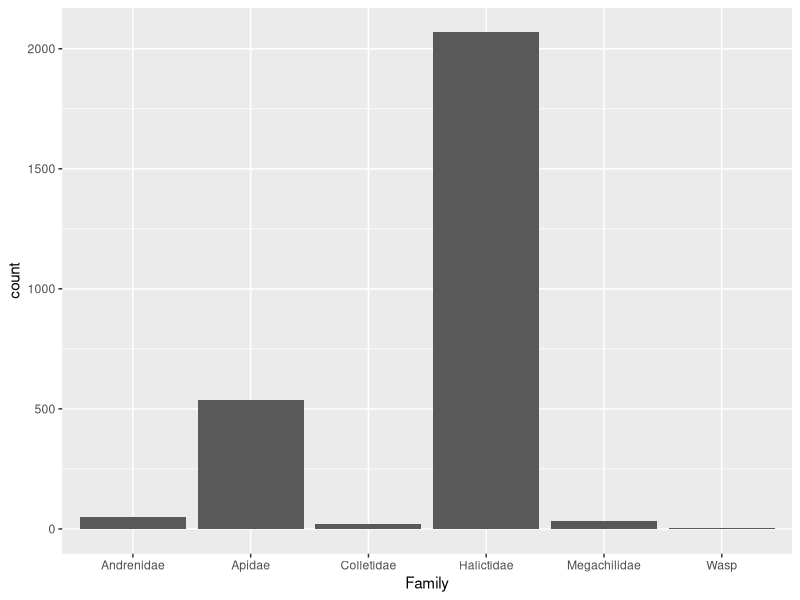
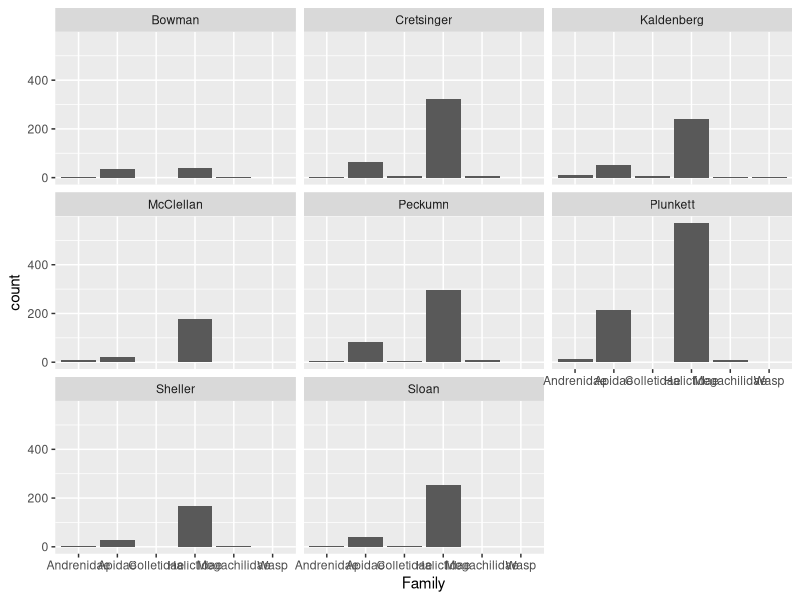
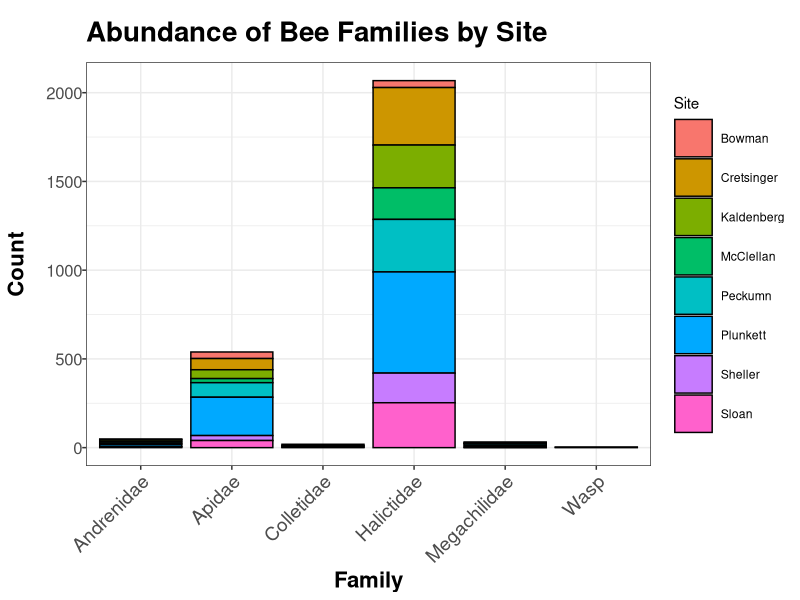

The R source for these figures, in order: (Note: this script raises an error after producing the figures.)
##############################################
################### BEES #####################
##############################################

#Set working directory; depends on which computer
#Personal:
setwd("~/ISU/Project/Data/Bees")
#Lab:
setwd("C:/Users/mmackert/Box Sync/Project/Data/Bees")

#Load libraries
library(ggplot2)

#Read in the data
beefamilies <- read.csv("2016 Bee IDs.csv")

#Create a table to visualize the data
table(beefamilies$Family)

#Determine proportions of each family compared to the total
proportions <- table(beefamilies$Family)/sum(table(beefamilies$Family))

#Create bar graph of family count data
ggplot(beefamilies, aes(x = Family)) + 
  geom_bar()

#Plot the count data by site using facet wrap
ggplot(beefamilies, aes(x = Family)) + 
  geom_bar() + 
  facet_wrap( ~ Site)

#Create bar graph of family count data with bars broken up by site
#This one is the best
#OMG SO COOL
ggplot(beefamilies, aes(x = Family, fill = Site)) + 
  geom_bar(color = "black") +
  ggtitle("Abundance of Bee Families by Site") +
  theme_bw() +
  theme(legend.key.size = unit(1, "cm")) +
  theme(plot.title = element_text(size = 20, face = "bold", margin = margin(10, 0, 10, 0))) +
  theme(axis.title = element_text(size = 16, face = "bold")) +
  theme(axis.text.x = element_text(size = 14, angle = 45, hjust = 1)) +
  theme(axis.text.y = element_text(size = 12, margin = margin(0, 0, 0, 10))) +
  labs(y = "Count")

#########################################################################################
#Total bees by date (point)
beesbysite <- ggplot(simplebees, aes(x = Date, y = TotalBees)) + 
  geom_point(shape = 19, size = 2) + 
  geom_smooth(method = lm) +
  ggtitle("Bee Abundance by Date") +
  theme(plot.title = element_text(size = 20, face = "bold", margin = margin(10, 0, 10, 0))) +
  theme_bw() +
  labs(x = "Date", y = "Number of Individuals")
beesbysite

#Total plants by date (point)
plantsbysite <- ggplot(simpleplants, aes(x = Date, y = TotalPlants)) +
  geom_point(shape = 19, size = 2) +
  geom_smooth(method = lm)+
  ggtitle("Blooming Forb Richness by Date") +
  theme(plot.title = element_text(size = 20, face = "bold", margin = margin(10, 0, 10, 0))) +
  theme_bw() +
  labs(x = "Date", y = "Number of Species")
plantsbysite

#Total bees by site (line) and by date
beesbysitedate <- ggplot(summarybees, aes(x = Date, y = total.bees)) +
  geom_line(aes(color = Site)) +
  ggtitle("Bee Abundance by Date and Site") +
  theme_bw() +
  labs(y = "Count")
beesbysitedate

#Blooming forb richness by site (line) and by date
plantsbysitedate <- ggplot(plants, aes(x = Date, y = TotalPlants)) +
  geom_line(aes(color = Site)) +
  ggtitle("Blooming Forb Richness by Site and Date") +
  theme_bw() +
  labs(y = "Number of Species")
plantsbysitedate
